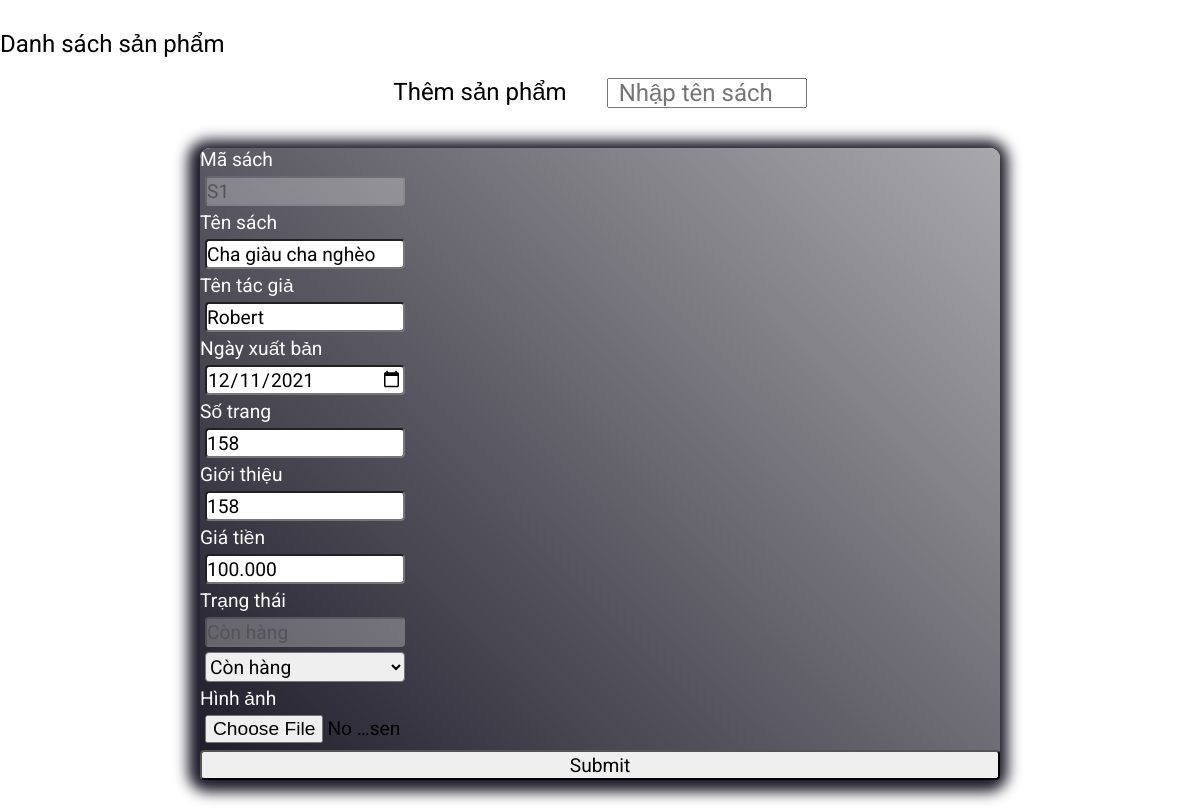
/html/crud_sach/sua.php?id=S1 (signed in), run on the app's committed database.
### tables this page shows
CREATE TABLE `sach` (
  `sach_id` varchar(255) NOT NULL,
  `ten` varchar(255) NOT NULL,
  `tacgia` varchar(255) NOT NULL,
  `ngayxuatban` date NOT NULL,
  `sotrang` varchar(5) NOT NULL,
  `gioithieu` varchar(255) NOT NULL,
  `giatien` double(12,3) NOT NULL,
  `trangthai` int(2) NOT NULL,
  `anh` varchar(255) NOT NULL
);

### html/crud_sach/sua.php (the view, shortened to what this page needs)
<?php
include 'header.php';
include '../connectDB.php';
$id = $_GET['id'];
?>
<!DOCTYPE html>
<html lang="en">
<head>
	<link rel="stylesheet" href="style.css">
</head>
<body>
	<form class="card card__them"action="" method="POST" enctype="multipart/form-data">
		<?php
			$sach_sql = "SELECT * FROM sach WHERE sach_id = '$id'";
			$stmt = $conn->prepare($sach_sql);
			$stmt->execute();
			$showSach = $stmt->fetchAll(PDO::FETCH_ASSOC);
			foreach ($showSach as $value) {
		?>
		<label for="">Mã sách</label>
		<input type="text" placeholder="Mã sách" name="masach" value="<?php echo $value['sach_id'];?>" disabled>
		<label for="">Tên sách</label>
		<input type="text" placeholder="Tên sách" name="tensach" value="<?php echo $value['ten'];?>">
		<label for="">Tên tác giả</label>
		<input type="text" placeholder="Tên tác giả" name="tentacgia" value="<?php echo $value['tacgia'];?>">
		<label for="">Ngày xuất bản</label>
		<input type="date" name="ngayxuatban" value="<?php echo $value['ngayxuatban'];?>">
		<label for="">Số trang</label>
		<input type="text" placeholder="Số trang" name="sotrang" value="<?php echo $value['sotrang'];?>">
		<label for="">Giới thiệu</label>
		<input type="text" placeholder="Giới thiệu" name="gioithieu" value="<?php echo $value['sotrang'];?>">
		<label for="">Giá tiền</label>
		<input type="text" placeholder="Giá tiền" name="giatien" value="<?php echo $value['giatien'];?>">
		<label for="">Trạng thái</label>
		<input type="text" placeholder="Trạng thái" value="<?php
		if($value['trangthai'] == 1) {
			echo "Còn hàng";
		} else {
			echo "Hết hàng";
		}
		?>" disabled>
		<select  name="trangthai">
	    		<option value="1">Còn hàng</option>
  		</select>
		<label for="">Hình ảnh</label>
		<input type="file" name="hinhanh">
		<?php }?>
		<button type="submit" name="submit">Submit</button>
	</form>
</body>
</html>

### html/crud_sach/style.css (style rules this page uses)
* { padding: 0; margin: 0; box-sizing: border-box; font-family: 'Roboto', sans-serif; }
.card { margin: 50px auto; }
.card__them { border-radius: 10px; width: 800px; background-image: linear-gradient(45deg, #1d1b29, #a9a9ad); box-shadow: -2px 2px 14px 10px #1d1b29; }
.card__them input, .card__them label, select, button { font-size: 1.2rem; display: block; }
.card__them label { color: #fff; }
.card__them input, select, button { width: 200px; height: 30px; margin: 5px; border-radius: 4px; transition: .3s ease-in-out; }
button { width: 100%; box-sizing: border-box; margin: 0 auto; }

### data on the page
sach: masach "S1", tensach "Cha giàu cha nghèo", tentacgia "Robert", ngayxuatban "12/11/2021", sotrang "158", gioithieu "158", giatien "100.000", trangthai "Còn hàng"
